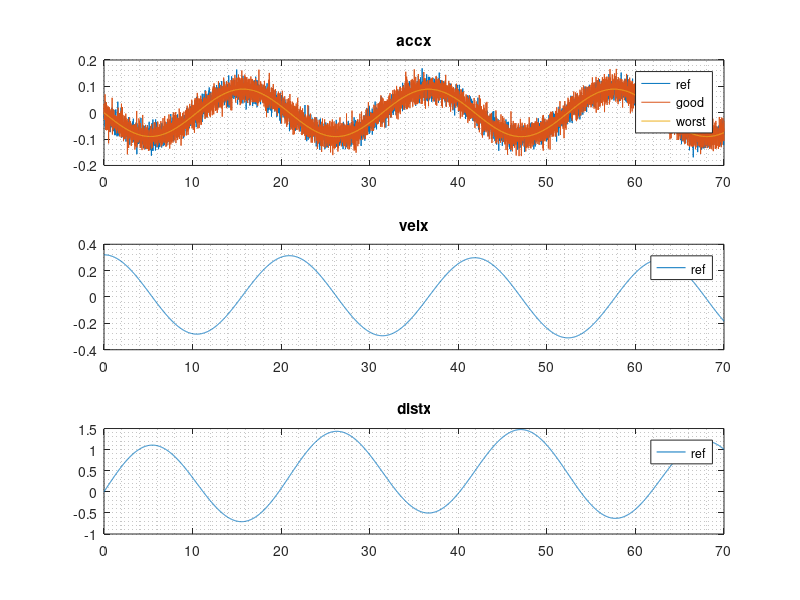

Write the MATLAB code that produced this figure.
clear;

dt = 0.01;
t=0:dt:70;

accx_var_best = 0.0005; % (m/s^2)^2
accx_var_good = 0.0007; % (m/s^2)^2
accx_var_worst = 0.001; % (m/s^2)^2

accx_ref_noise = randn(size(t))*sqrt(accx_var_best);
accx_good_noise = randn(size(t))*sqrt(accx_var_good);
accx_worst_noise = randn(size(t))*sqrt(accx_var_worst);

accx_basesignal = (-225*sin(0.3*t)-2*sin(0.04*t))/2500;

accx_ref = accx_basesignal + accx_ref_noise;
velx_ref = (15*cos(0.3*t) + cos(0.04*t))/50;
distx_ref = sin(0.3*t) + 0.5*sin(0.04*t);


accx_good_offset =  0.001 + 0.0004*sin(0.05*t);

accx_good = accx_basesignal + accx_good_noise + accx_good_offset;
velx_good = cumsum(accx_good)*dt;
distx_good = cumsum(velx_good)*dt;


accx_worst_offset =  -0.08 + 0.004*sin(0.07*t);

accx_worst = accx_basesignal + accx_worst_noise + accx_worst_offset;
velx_worst = cumsum(accx_worst)*dt;
distx_worst = cumsum(velx_worst)*dt;

fid = fopen('wavedata.txt','wt');
fprintf('%6d\n', numel(accx_worst));
for ii = 1:numel(accx_worst)
    fprintf(fid,'%6.4f, %12.8f, %12.8f, %12.8f\n', (ii-1)*dt, accx_worst(ii), distx_ref(ii), velx_ref(ii));
end
fclose(fid);

subplot(3,1,1);
plot(t, accx_ref);
hold on;
plot(t, accx_good);
plot(t, accx_basesignal);
hold off;
grid minor;
legend('ref', 'good', 'worst');
title('accx');

subplot(3,1,2);
plot(t, velx_ref);
hold on;
%plot(t, velx_good);
%plot(t, velx_worst);
hold off;
grid minor;
legend('ref');
title('velx');

subplot(3,1,3);
plot(t, distx_ref);
hold on;
%plot(t, distx_good);
%plot(t, distx_worst);
hold off;
grid minor;
legend('ref');
title('distx');
